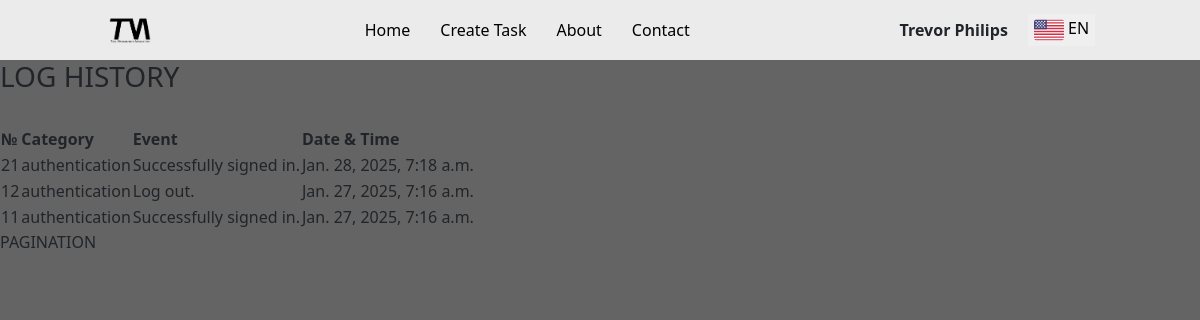
Screenshot of /log/ (signed in) with the database file from the repository.
### tasks/models.py (models this page shows, shortened)
class LogHistory(models.Model):
    LOG_CATEGORIES = [('create','Create'), ('update','Update'), ('delete','Delete'), ('error','Error'), ('authentication','Authentication')]
    user = models.ForeignKey(User, on_delete=models.CASCADE) # related_name='user'
    category = models.CharField(choices=LOG_CATEGORIES, max_length=16)
    event = models.TextField()
    datentime = models.DateTimeField(auto_now_add=True)

### tasks/views.py (the view)
# urls.py: path('log/', tasks_view.log, name='log'),
def log(request):
    auth_stat = request.user.is_authenticated
    log_of_user = LogHistory.objects.filter(user=request.user).order_by('-datentime')
    if request.user.is_authenticated:
        nickname = f'{request.user.first_name} {request.user.last_name}'
    else:
        nickname = 'Guest'
    context = {
        'user': nickname,
        'auth_stat': auth_stat,
        'log': log_of_user,
        'is_nav': True,
    }
    return render(request, 'tasks/log.html', context)

### templates/tasks/log.html (shortened to what this page needs)
{% extends '../base/layout.html' %}
{% load static %}
{% block content %}
    <div style="background-color: rgb(100,100,100); min-height: 850px;">
        <h3> LOG HISTORY </h3>
        <br>
        <div>
            <table>
                <tr>
                    <th> № </th>
                    <th> Category </th>
                    <th> Event </th>
                    <th> Date & Time </th>
                </tr>
                {% if log %}
                    {% for row in log %}
                        <tr id={{row.id}}>
                            <td> {{ row.id }}  </td>
                            <td> {{ row.category }}  </td>
                            <td> {{ row.event }}  </td>
                            <td> {{ row.datentime }}  </td>
                        </tr>
                    {% endfor %}
                {% else %}
                    <tr>
                        <p> EMPTY </p>
                    </tr>
                {% endif %}
            </table>
            <div>
                PAGINATION
            </div>
        </div>
    </div>
{% endblock %}

### rows the page displays
LogHistory: id "21", category "authentication", event "Successfully signed in.", datentime "Jan. 28, 2025, 7:18 a.m."
LogHistory: id "12", category "authentication", event "Log out.", datentime "Jan. 27, 2025, 7:16 a.m."
LogHistory: id "11", category "authentication", event "Successfully signed in.", datentime "Jan. 27, 2025, 7:16 a.m."

### other values shown
{{ user }} "Trevor Philips"
